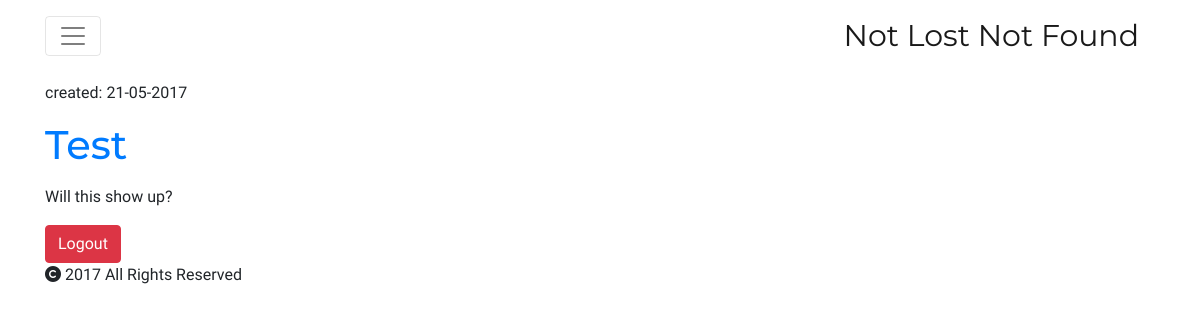
Before: /drafts/ (signed in) with the older database file.
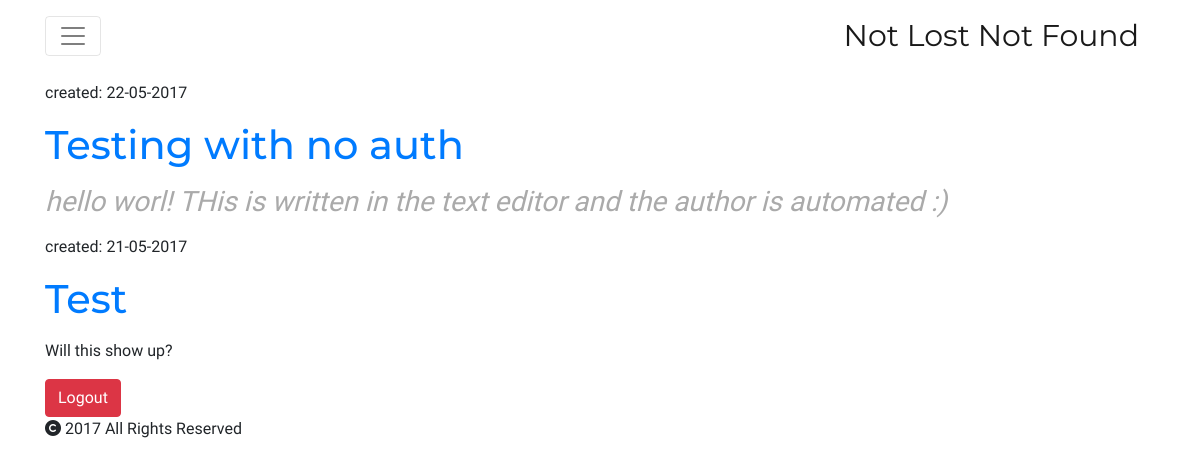
After: the same page with the newer database file.
### blog/models.py (models this page shows, shortened)
class Post(models.Model):
	author = models.ForeignKey('auth.User')
	title = models.CharField(max_length=200)
	text = RichTextUploadingField()
	feature = models.ImageField(upload_to='uploads/%Y/%m/%d',blank=True)
	create_date = models.DateTimeField(default=timezone.now)
	published_date = models.DateTimeField(blank=True,null=True)

### blog/views.py (the view)
class DraftListView(LoginRequiredMixin,ListView):
	login_url = '/login/'
	redirect_field_name = 'blog/post_list.html'
	model = Post
	template_name = 'blog/post_draft_list.html'
	def get_queryset(self):
		return Post.objects.filter(published_date__isnull=True).order_by('-create_date')

### blog/templates/blog/post_draft_list.html (shortened to what this page needs)
{% extends "blog/base.html" %}
{% block content %}
	{% for post in post_list %}
		<div class="post">
			<p class='date'>created: {{post.create_date|date:'d-m-Y'}}</p>
			<h1><a href="{% url 'post_detail' pk=post.pk %}">{{post.title}}</a></h1>
			<p>{{post.text|truncatechars:200|safe|linebreaksbr}}</p>
		</div>
	{% endfor %}
{% endblock content %}

Changed rows visible on the page:
added Post: create_date "22-05-2017", title "Testing with no auth", text "hello worl! THis is written in the text e ditor and the au thor is automated :)"
